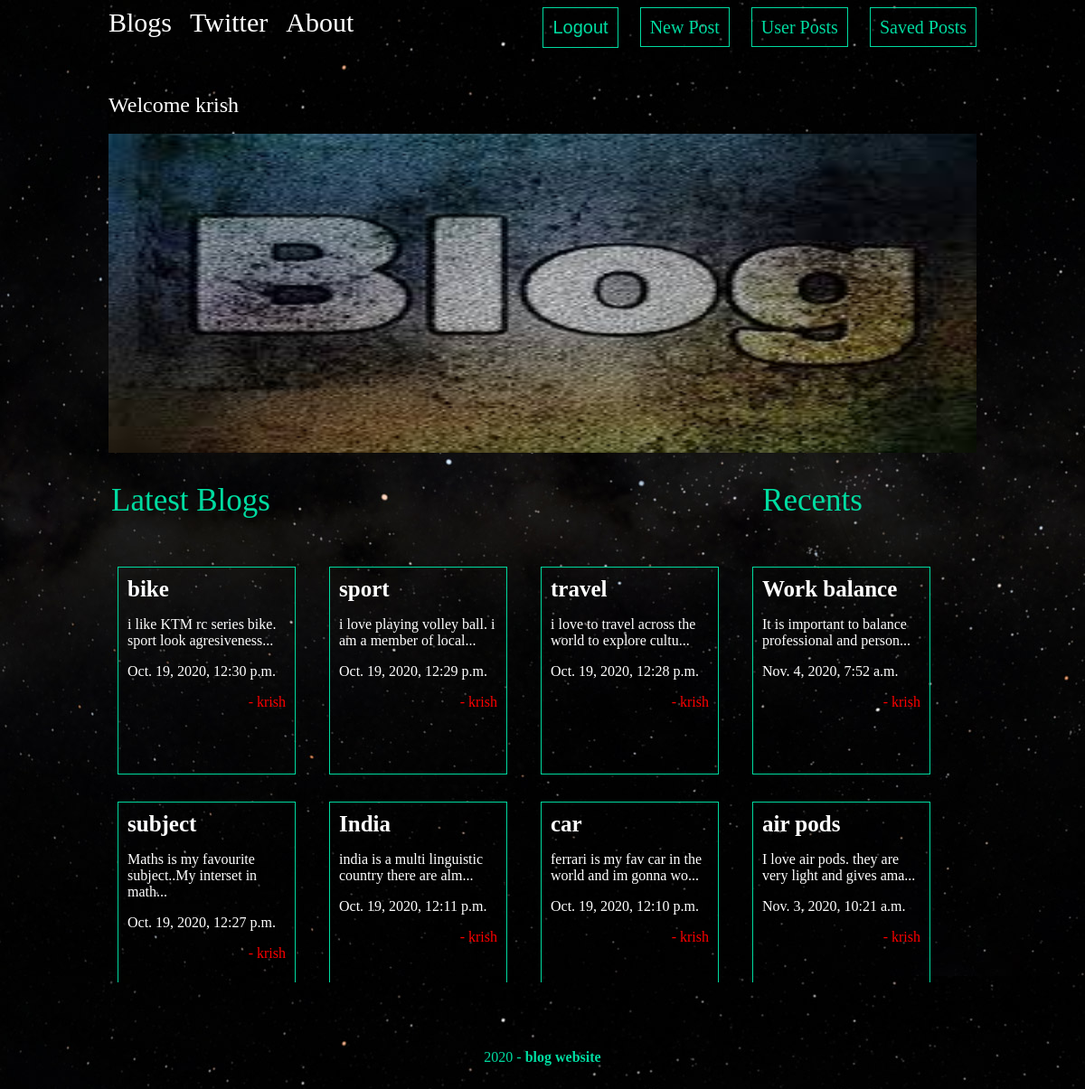
Screenshot of /Posts/ (signed in) with the database file from the repository.
### posts/models.py (models this page shows, shortened)
class Post(models.Model):
    title = models.CharField(max_length=100)
    body = models.TextField()
    date = models.DateTimeField(auto_now_add=True)
    thumb = models.ImageField(default="default.jpg",blank=True)
    author = models.ForeignKey(User,default=None,on_delete=models.CASCADE)
    def snippet(self):
        return self.body[:50] + '...'

### posts/views.py (the view)
def posts_list(request):
    posts = Post.objects.all().order_by('date')
    rem = len(posts)//3
    old_post = posts[:len(posts)-rem+1]
    old_post.reverse()
    recent_post = posts[len(posts)-rem+1:len(posts)]
    recent_post.reverse()
    user = None
    user_auth = request.user.is_authenticated
    if user_auth:
        user = request.user
    return render(request,'posts/posts_list.html',{'old_post':old_post,'user':user,'recent_post':recent_post})

### posts/templates/posts/posts_list.html
{% extends 'base_layout.html' %}
{% block contents %}
    {% if user != None %}
    <h2>Welcome {{user}}</h2>
    {% else %}
    <h2>Welcome</h2>
    {% endif %}
    <br>
    <img src="/media/default.jpg" id="main_img">
    <div class="all-posts">
    <table>
        <tr>
            <td id="i1"><h1>Latest Blogs</h1></td>
            <td id="i2"><h1>Recents</h1></td>
        </tr>
    </table>
    <div class="posts">
        {% for post in old_post %}
        <div class="post">
            <h3><a href="{% url 'posts:detail' name=post.title %}">{{post.title}}</a></h3>
            <p>{{post.snippet}}</p>
            <p>{{post.date}}</p>
            <p class="author">- {{post.author}}</p>
        </div>
        {% endfor %}
    </div>
    <div class="recent-posts">
        {% for post in recent_post %}
        <div class="recent-post">
            <h3><a href="{% url 'posts:detail' name=post.title %}">{{post.title}}</a></h3>
            <p>{{post.snippet}}</p>
            <p>{{post.date}}</p>
            <p class="author">- {{post.author}}</p>
        </div>
        {% endfor %}
    </div>
    </div>
{% endblock %}

### assets/css.css (style rules this page uses)
body { background-image:url(bg.jpg); color:#fff; }
h1,h2,h3,h4,h5 { font-weight:normal; margin:0; }
a,a:hover,a:visited { color:#fff; text-decoration:none; }
div.wrapper h1 { margin:30px auto; font-size:35px; color: #00dba0; }
.all-posts table { width:100%; }
#i1 { width:70%; }
#i2 { width:23%; }
.all-posts { width: 100%; height:650px; margin: 0 auto; }
.recent-posts,.posts { display:grid; padding: 20px 20px 20px 10px; overflow:scroll; grid-gap:30px; }
.recent-post,.post { padding:10px; width: 175px; height:200px; border: 1px solid #00dba0; position:relative; padding-bottom:18px; }
.recent-post h3,.post h3 { font-size:25px; font-weight:bold; }
.posts { width:70%; height:440px; grid-template-columns: 1fr 1fr 1fr; float:left; }
.recent-posts { width:22%; height:440px; grid-template-columns: 1fr; }
#main_img { width:100%; height:45%; position:relative; }
.author { text-align:right; color:red; }

### rows the page displays
Post: title "bike", snippet "i like KTM rc series bike. sport look agresiveness...", date "Oct. 19, 2020, 12:30 p.m.", author "krish"
Post: title "sport", snippet "i love playing volley ball. i am a member of local...", date "Oct. 19, 2020, 12:29 p.m.", author "krish"
Post: title "travel", snippet "i love to travel across the world to explore cultu...", date "Oct. 19, 2020, 12:28 p.m.", author "krish"
Post: title "subject", snippet "Maths is my favourite subject..My interset in math...", date "Oct. 19, 2020, 12:27 p.m.", author "krish"
Post: title "India", snippet "india is a multi linguistic country there are alm...", date "Oct. 19, 2020, 12:11 p.m.", author "krish"
Post: title "car", snippet "ferrari is my fav car in the world and im gonna wo...", date "Oct. 19, 2020, 12:10 p.m.", author "krish"
Post: title "Work balance", snippet "It is important to balance professional and person...", date "Nov. 4, 2020, 7:52 a.m.", author "krish"
Post: title "air pods", snippet "I love air pods. they are very light and gives ama...", date "Nov. 3, 2020, 10:21 a.m.", author "krish"

### other values shown
{{ user }} "krish"
